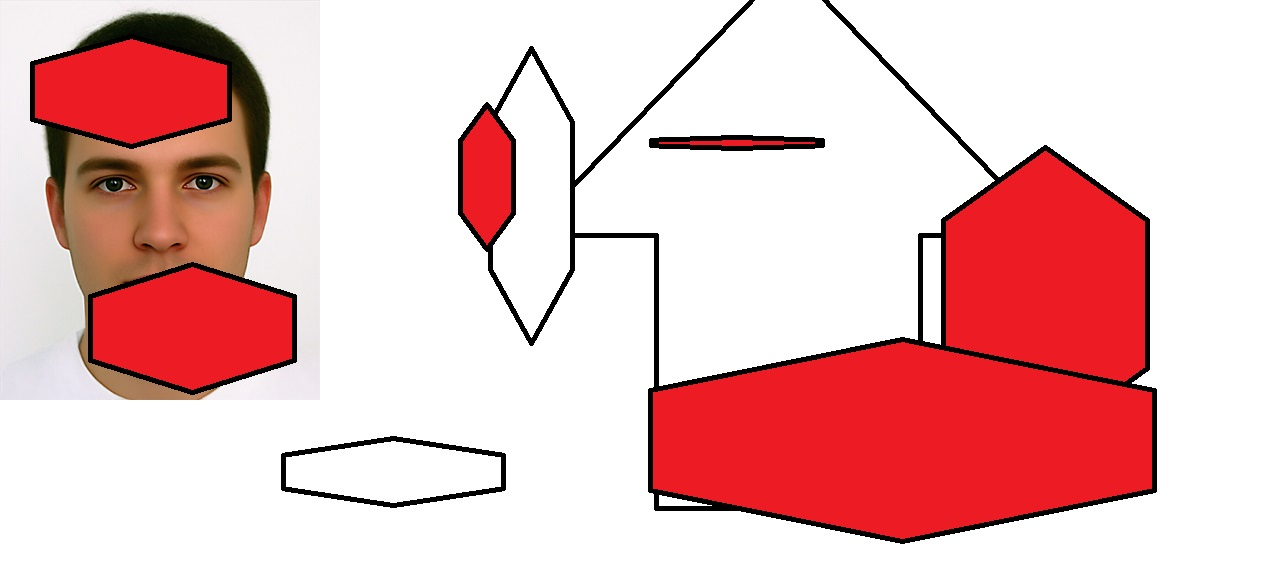
#> input picture res/facetemplate.jpg, 1263 x 568 px
$ python matchTest.py   (Python 2 division)   (older library calls are emulated)
#> lines starting #> are read from the running program, lines starting #| are printed output that depends on the picture
import numpy as np
import cv2
from matplotlib import pyplot as plt
from find_obj import filter_matches, explore_match

img1 = cv2.imread('res/facetemplate.jpg',0) #query Image
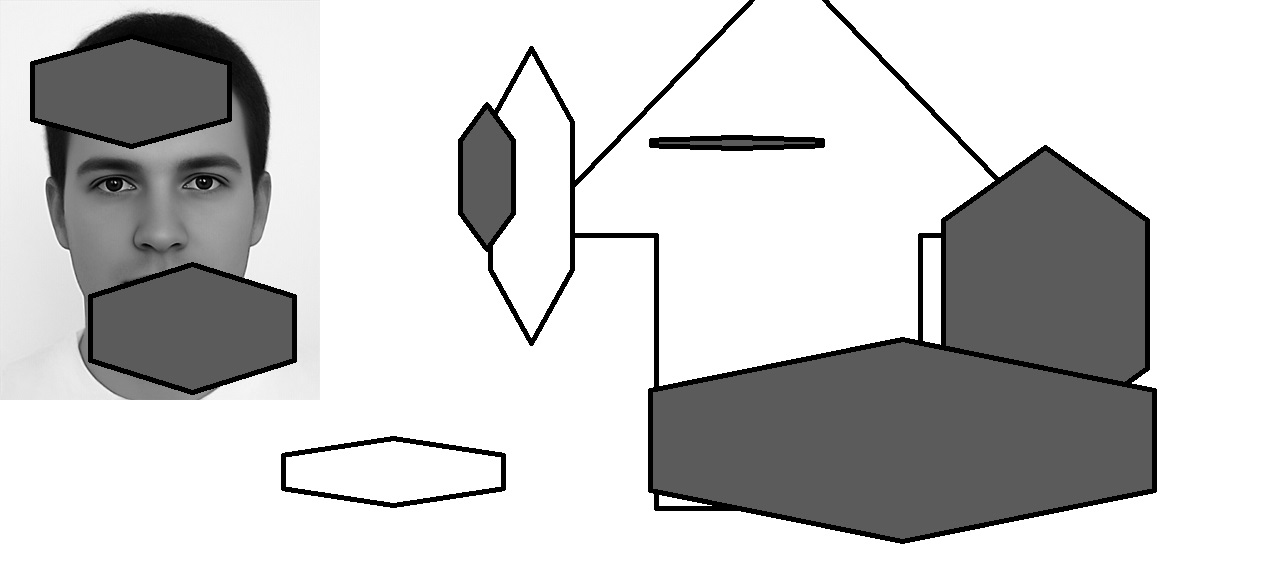
#> img1: shape (568, 1263); min 0, max 255, mean 202.2
img2 = cv2.imread('res/facetest.jpg',0) #train Image
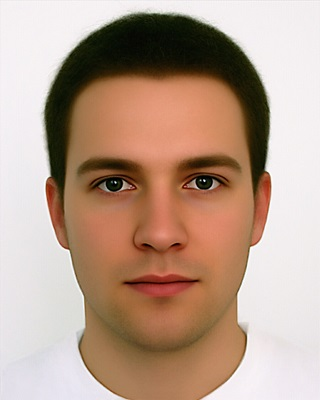
#> input picture res/facetest.jpg, 320 x 400 px
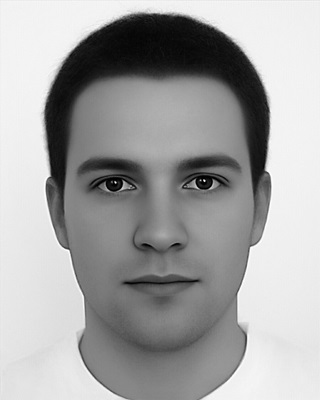
#> img2: shape (400, 320); min 0, max 255, mean 164

# Initiate SIFT detector
orb = cv2.ORB()

# find the keypoints and descriptors with SIFT
kp1, des1 = orb.detectAndCompute(img1,None)
#> kp1 = 500 keypoints; strongest (x, y, size): (661, 384, 31), (660, 497, 31), (531, 48, 31), (531, 46, 31)
kp2, des2 = orb.detectAndCompute(img2,None)
#> kp2 = 419 keypoints; strongest (x, y, size): (204, 180, 31), (201, 182, 31), (115, 182, 31), (204, 183, 31)

# create a BFMatcher object
bf = cv2.BFMatcher(cv2.NORM_HAMMING)#, crossCheck=True)

# Match descriptors
matches = bf.knnMatch(des1, trainDescriptors = des2, k=2)
#> matches = 500 matches

#> (the run stopped early here; a loop or call above may not have finished)
